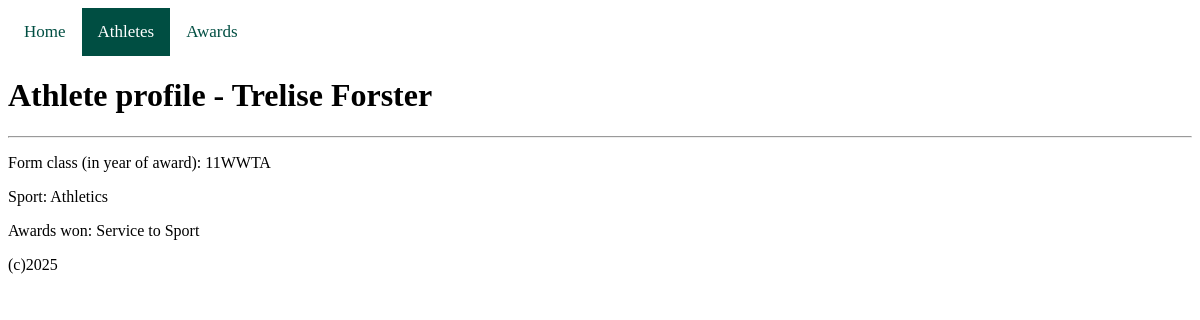
Screenshot of /player/1 with the database file from the repository.
### tables this page shows
CREATE TABLE athlete (athlete_id INTEGER PRIMARY KEY NOT NULL, firstname TEXT NOT NULL, lastname TEXT NOT NULL, formclass TEXT);

CREATE TABLE sport (sport_id INTEGER PRIMARY KEY NOT NULL, sport_name TEXT NOT NULL, season TEXT);

CREATE TABLE award (award_id INTEGER PRIMARY KEY NOT NULL, award_name TEXT NOT NULL, trophy_name TEXT, description TEXT, award_sport TEXT REFERENCES sport (sport_id), image TEXT);

### flaskimport.py (the view)
@app.route("/player/<int:athlete_id>")
def player_profile(athlete_id):
    db = get_db()
    cursor = db.execute('''
        SELECT athlete.athlete_id, sport.sport_name, award.award_name
        FROM athlete
        JOIN athlete_sport ON athlete.athlete_id = athlete_sport.athlete_id
        JOIN sport ON athlete_sport.sport_id = sport.sport_id
        JOIN athlete_award ON athlete.athlete_id = athlete_award.athlete_id
        JOIN award ON athlete_award.award_id = award.award_id
        WHERE athlete.athlete_id = ?
        ''', (athlete_id,))
    rows = cursor.fetchall()
    athlete = get_player(athlete_id)
    if not athlete:
        abort(404)
    return render_template("player.html", athlete=athlete, rows=rows,)

### flaskimport.py (called while the page is built)
def get_db():
    db = getattr(g, '_database', None)
    if db is None:
        db = g._database = sqlite3.connect('BHS_sport_history_database.db')
        db.row_factory = sqlite3.Row
        c = db.cursor()
        c.execute('''CREATE TABLE IF NOT EXISTS athlete (
                        athlete_id INTEGER PRIMARY KEY
                                        NOT NULL,
                        firstname  TEXT    NOT NULL,
                        lastname   TEXT    NOT NULL,
                        formclass  TEXT
                    )''')
        db.commit()
    return db

def get_player(athlete_id):
    db = get_db()
    cursor = db.execute('''
    SELECT *
    FROM athlete
    WHERE athlete_id = ?
    ''', (athlete_id,))
    athlete = cursor.fetchone()
    db.close()
    return athlete

### templates/player.html (shortened to what this page needs)
<!DOCTYPE html>
<html lang="en">
<head>
    <link rel="stylesheet" href="{{ url_for('static', filename='style.css') }}">
</head>
<div class="topnav">
    <a href="/">Home</a>
    <a class="active" href="/athletes">Athletes</a>
    <a href="/award">Awards</a>
</div>
<h1>Athlete profile - {{ athlete["firstname"] }} {{ athlete["lastname"] }} </h1>
<hr>
<body>
    <p>Form class (in year of award): {{ athlete[3] }} </p>
    <p>
        Sport: {{ rows[0] ["sport_name"] }}
    </p>
    <p>
        Awards won: {{ rows[0] ["award_name"] }}
    </p>
</body>
<footer>(c)2025</footer>
</html>

### static/style.css (style rules this page uses)
body { background-color: white; }
.topnav { background-color: rgb(255, 255, 255); overflow: hidden; }
.topnav a { font-family: "Public Sans"; float: left; color: rgb(0, 78, 66); text-align: center; padding: 14px 16px; text-decoration: none; font-size: 17px; transition: background-color .3s; }
.topnav a.active { background-color: rgb(0, 78, 66); color: white; }

### rows the page displays
athlete: firstname "Trelise", lastname "Forster", formclass "11WWTA"
sport: sport_name "Athletics"
award: award_name "Service to Sport"
